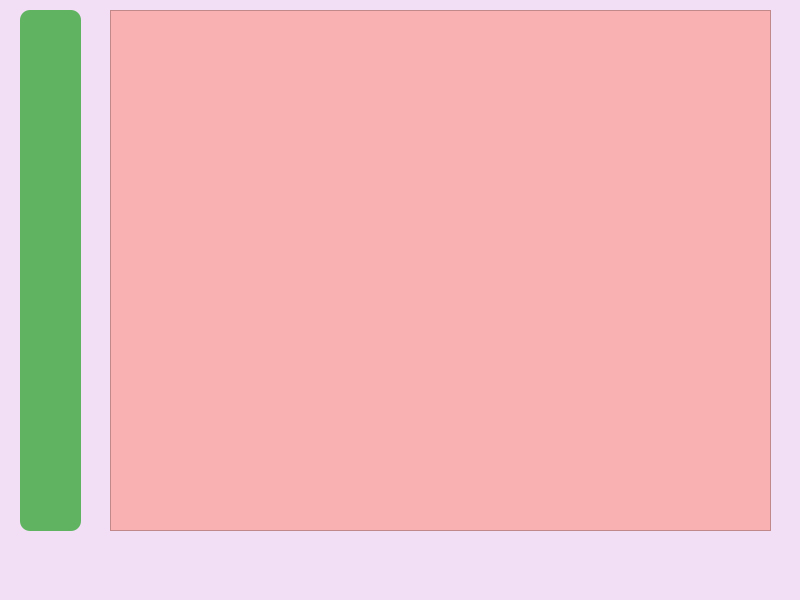
<?xml version="1.0" encoding="UTF-8"?>
<ui version="4.0">
 <class>MainWindow</class>
 <widget class="QMainWindow" name="MainWindow">
  <property name="geometry">
   <rect>
    <x>0</x>
    <y>0</y>
    <width>800</width>
    <height>600</height>
   </rect>
  </property>
  <property name="windowTitle">
   <string>MainWindow</string>
  </property>
  <property name="styleSheet">
   <string notr="true">background-color: #f2dff5;</string>
  </property>
  <widget class="QWidget" name="centralwidget">
   <widget class="QFrame" name="frame">
    <property name="geometry">
     <rect>
      <x>20</x>
      <y>10</y>
      <width>61</width>
      <height>521</height>
     </rect>
    </property>
    <property name="styleSheet">
     <string notr="true">background-color: #5fb361;
border-radius: 10px;</string>
    </property>
    <property name="frameShape">
     <enum>QFrame::StyledPanel</enum>
    </property>
    <property name="frameShadow">
     <enum>QFrame::Raised</enum>
    </property>
    <widget class="QPushButton" name="pushButton">
     <property name="geometry">
      <rect>
       <x>10</x>
       <y>20</y>
       <width>41</width>
       <height>28</height>
      </rect>
     </property>
     <property name="text">
      <string/>
     </property>
     <property name="icon">
      <iconset>
       <normaloff>../resources/images/homeIcon.png</normaloff>../resources/images/homeIcon.png</iconset>
     </property>
     <property name="iconSize">
      <size>
       <width>30</width>
       <height>30</height>
      </size>
     </property>
    </widget>
    <widget class="QPushButton" name="pushButton_2">
     <property name="geometry">
      <rect>
       <x>10</x>
       <y>70</y>
       <width>41</width>
       <height>28</height>
      </rect>
     </property>
     <property name="text">
      <string/>
     </property>
     <property name="icon">
      <iconset>
       <normaloff>../resources/images/addIcon.png</normaloff>../resources/images/addIcon.png</iconset>
     </property>
     <property name="iconSize">
      <size>
       <width>30</width>
       <height>30</height>
      </size>
     </property>
    </widget>
   </widget>
   <widget class="QListWidget" name="listWidget">
    <property name="geometry">
     <rect>
      <x>110</x>
      <y>10</y>
      <width>661</width>
      <height>521</height>
     </rect>
    </property>
    <property name="styleSheet">
     <string notr="true">background-color: #fab1b1;</string>
    </property>
   </widget>
  </widget>
  <widget class="QMenuBar" name="menubar">
   <property name="geometry">
    <rect>
     <x>0</x>
     <y>0</y>
     <width>800</width>
     <height>26</height>
    </rect>
   </property>
  </widget>
  <widget class="QStatusBar" name="statusbar"/>
 </widget>
 <resources/>
 <connections/>
</ui>
